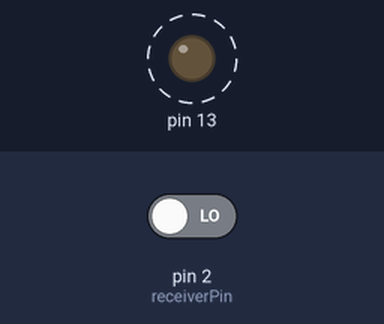
Simulated run of this sketch. Board: Arduino Uno, built with avr-gcc and run on an emulated ATmega328P. On the bench: output pins drawn as LEDs (lit = HIGH). Dashed ring = blinking. The test bench sets the inputs (shaded band); at power-on: pin 2 (receiverPin) LOW. What the sketch prints to the serial monitor is not drawn.

Above: at 0.4 s.
Timing chart, 0 to 3.0 s (numbered marks = the images above):
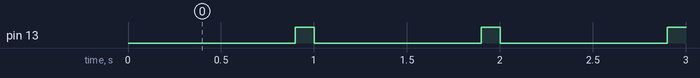

Measured:
- by itself, pin 13: alternates HIGH for 0.10 s and LOW for 0.90 s, 10 changes in all, then stays LOW

The sketch:

SimpleRcScanner.ino
```cpp
#define SAMPLESIZE 500

static unsigned int timings[SAMPLESIZE];
static unsigned int pos = 0;
static unsigned long lastTime = 0;

static int receiverPin = 2;
static int interruptPin = 0;

void setup() {
  interruptPin = digitalPinToInterrupt(receiverPin);
  Serial.begin(9600);
  attachInterrupt(interruptPin, handleInterrupt, CHANGE);
  pinMode(13, OUTPUT);
  digitalWrite(13, LOW);
}

void loop() {
    for (int i = 5; i>0; i--) {
      Serial.print(i);
      Serial.print("... ");
      delay(900);
      digitalWrite(13, HIGH);
      delay(100);
      digitalWrite(13, LOW);
    }
    Serial.println();

    detachInterrupt(interruptPin);

    int finalstate = digitalRead(receiverPin);

    char s = Serial.read();

    for (unsigned int i = pos + finalstate; i< SAMPLESIZE; i++) {
      Serial.print( timings[i] );
      Serial.print(",");
    }

    for (unsigned int i = 0; i < pos; i++) {
      Serial.print( timings[i] );
      Serial.print(",");
    }

    Serial.println("");
    Serial.println("Reset your Arduino to scan again...");

    while(true) {}

}

void handleInterrupt() {
  const long time = micros();
  timings[pos] = time - lastTime;
  lastTime = time;
  if (++pos > SAMPLESIZE-1) {
    pos = 0;
  }
}
```
